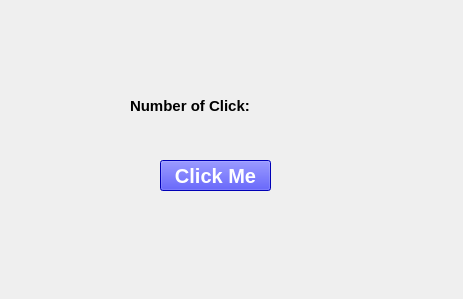
<?xml version="1.0" encoding="UTF-8"?>
<ui version="4.0">
 <class>MainWindow</class>
 <widget class="QMainWindow" name="MainWindow">
  <property name="geometry">
   <rect>
    <x>0</x>
    <y>0</y>
    <width>463</width>
    <height>299</height>
   </rect>
  </property>
  <property name="windowTitle">
   <string>MainWindow</string>
  </property>
  <widget class="QWidget" name="centralwidget">
   <widget class="QPushButton" name="pushButton_click">
    <property name="geometry">
     <rect>
      <x>160</x>
      <y>160</y>
      <width>111</width>
      <height>31</height>
     </rect>
    </property>
    <property name="styleSheet">
     <string notr="true">background-color: blue;
font-size: 20px;
color: white;
font-weight: bold;



</string>
    </property>
    <property name="text">
     <string>Click Me</string>
    </property>
    <property name="autoRepeatDelay">
     <number>500</number>
    </property>
   </widget>
   <widget class="QLabel" name="click_count_lable">
    <property name="geometry">
     <rect>
      <x>130</x>
      <y>80</y>
      <width>171</width>
      <height>51</height>
     </rect>
    </property>
    <property name="styleSheet">
     <string notr="true">font-size: 15px;
font-weight: bold;
</string>
    </property>
    <property name="text">
     <string>Number of Click: </string>
    </property>
   </widget>
  </widget>
 </widget>
 <resources/>
 <connections/>
</ui>
